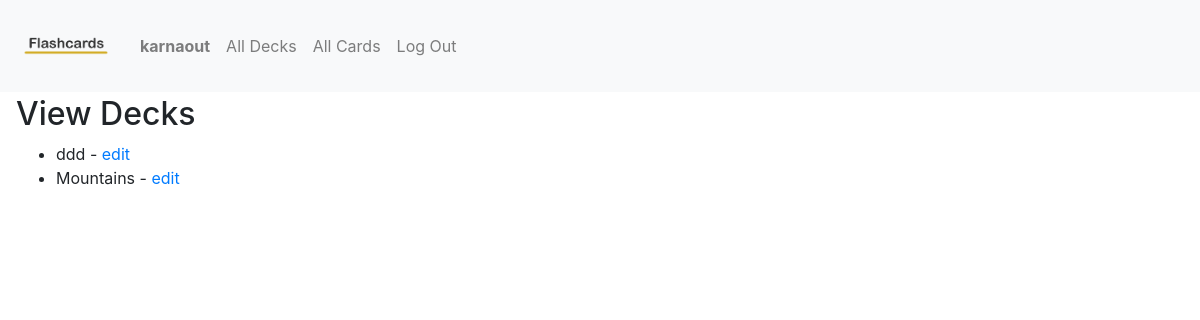
The page /view_decks (signed in) on the database its author committed.
### flashcardsApp/models.py (models this page shows, shortened)
class User(AbstractUser):
    pass

class Deck(models.Model):
    title = models.CharField(max_length=64, null=False, blank=False)
    desc = models.CharField(max_length=255, null=False, blank=False)
    is_active = models.BooleanField(default=False)

### flashcardsApp/views.py (the view)
# urls.py: path("view_decks", views.view_decks, name="view_decks"),
def view_decks(request):
    decks = Deck.objects.order_by('-title')
    context = {'decks': decks}
    return render(request, "flashcardsApp/view_decks.html", context)

### flashcardsApp/templates/flashcardsApp/view_decks.html
{% extends "flashcardsApp/layout.html" %}
{% block body %}
    <h2>View Decks</h2>
    {% if decks %}
        <ul>
            {% for deck in decks %}
                <li>{{deck.title}}  -  <a href="{% url 'edit_deck' deck.id %}">edit</a></li>
            {% endfor %}
        </ul>
    {% else %}
        <h3>No decks found</h3>
    {% endif %}
{% endblock %}

### flashcardsApp/templates/flashcardsApp/layout.html (shortened to what this page needs)
{% load static %}
<!DOCTYPE html>
<html lang="en">
    <head>
        <link rel="stylesheet" href="https://stackpath.bootstrapcdn.com/bootstrap/4.4.1/css/bootstrap.min.css">
        <link rel="stylesheet" href="https://cdnjs.cloudflare.com/ajax/libs/font-awesome/4.7.0/css/font-awesome.min.css">
        <link href="{% static 'flashcardsApp/style.css' %}" rel="stylesheet">
    </head>
    <body>
        <nav class="navbar navbar-expand-lg navbar-light bg-light">
            <a class="navbar-brand" href="/">
                <img class="navbar-brand" src="{% static 'flashcardsApp/assets/flashcardsApp.png' %}" alt="Flashcards logo">
            </a>
            <div>
              <ul class="navbar-nav mr-auto">
                {% if user.is_authenticated %}
                    <li class="nav-item">
                        <a class="nav-link" href="{% url 'user' user.username %}"><strong>{{ user.username }}</strong></a>
                    </li>
                {% endif %}
                <li class="nav-item">
                  <a class="nav-link" href="{% url 'view_decks' %}"">All Decks</a>
                </li>
                <li class="nav-item">
                    <a class="nav-link" href="{% url 'view_cards' %}"">All Cards</a>
                  </li>
                {% if user.is_authenticated %}
                    <li class="nav-item">
                        <a class="nav-link" href="{% url 'logout' %}">Log Out</a>
                    </li>
                {% endif %}
              </ul>
            </div>
          </nav>
        <div class="body">
            <div class="wrapper">
                {% block body %}
                {% endblock %}
            </div>
        </div>
    </body>
</html>

### flashcardsApp/static/flashcardsApp/style.css (style rules this page uses)
.navbar-brand { width: 100px; }
.wrapper { margin: 0.2em 1em; }

### rows shown on the page
User: username "karnaout"
Deck: title "ddd"
Deck: title "Mountains"
